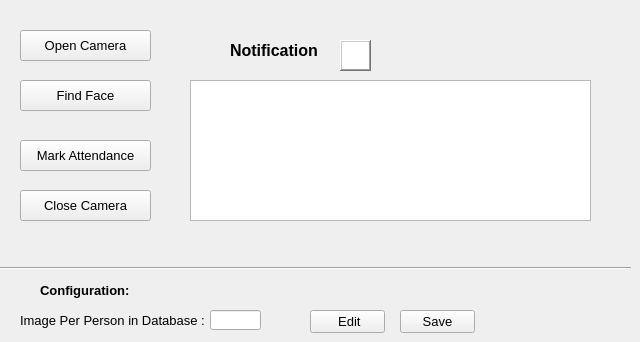
  <widget class="QWidget" name="tab_2">
   <attribute name="icon">
    <iconset>
     <normaloff>Database/DB/icons/markAt.png</normaloff>Database/DB/icons/markAt.png</iconset>
   </attribute>
   <attribute name="title">
    <string>Attendance</string>
   </attribute>
   <widget class="QPushButton" name="pushButton_9">
    <property name="geometry">
     <rect>
      <x>20</x>
      <y>30</y>
      <width>131</width>
      <height>31</height>
     </rect>
    </property>
    <property name="font">
     <font>
      <pointsize>10</pointsize>
     </font>
    </property>
    <property name="text">
     <string>Open Camera</string>
    </property>
    <property name="icon">
     <iconset>
      <normaloff>Database/DB/icons/openCam1.png</normaloff>Database/DB/icons/openCam1.png</iconset>
    </property>
    <property name="iconSize">
     <size>
      <width>20</width>
      <height>20</height>
     </size>
    </property>
   </widget>
   <widget class="QPushButton" name="pushButton_10">
    <property name="geometry">
     <rect>
      <x>20</x>
      <y>140</y>
      <width>131</width>
      <height>31</height>
     </rect>
    </property>
    <property name="font">
     <font>
      <pointsize>10</pointsize>
     </font>
    </property>
    <property name="text">
     <string>Mark Attendance</string>
    </property>
    <property name="icon">
     <iconset>
      <normaloff>Database/DB/icons/markAt.png</normaloff>Database/DB/icons/markAt.png</iconset>
    </property>
    <property name="iconSize">
     <size>
      <width>20</width>
      <height>20</height>
     </size>
    </property>
   </widget>
   <widget class="QPushButton" name="pushButton_11">
    <property name="geometry">
     <rect>
      <x>20</x>
      <y>190</y>
      <width>131</width>
      <height>31</height>
     </rect>
    </property>
    <property name="font">
     <font>
      <pointsize>10</pointsize>
     </font>
    </property>
    <property name="text">
     <string>Close Camera</string>
    </property>
    <property name="icon">
     <iconset>
      <normaloff>Database/DB/icons/webcam-off.png</normaloff>Database/DB/icons/webcam-off.png</iconset>
    </property>
    <property name="iconSize">
     <size>
      <width>20</width>
      <height>20</height>
     </size>
    </property>
   </widget>
   <widget class="QPushButton" name="pushButton_12">
    <property name="geometry">
     <rect>
      <x>20</x>
      <y>80</y>
      <width>131</width>
      <height>31</height>
     </rect>
    </property>
    <property name="font">
     <font>
      <pointsize>10</pointsize>
     </font>
    </property>
    <property name="text">
     <string>Find Face</string>
    </property>
    <property name="icon">
     <iconset>
      <normaloff>Database/DB/icons/Find.png</normaloff>Database/DB/icons/Find.png</iconset>
    </property>
    <property name="iconSize">
     <size>
      <width>20</width>
      <height>20</height>
     </size>
    </property>
   </widget>
   <widget class="QLabel" name="label_18">
    <property name="geometry">
     <rect>
      <x>230</x>
      <y>40</y>
      <width>111</width>
      <height>21</height>
     </rect>
    </property>
    <property name="font">
     <font>
      <pointsize>12</pointsize>
      <weight>75</weight>
      <bold>true</bold>
     </font>
    </property>
    <property name="text">
     <string>Notification</string>
    </property>
   </widget>
   <widget class="QTextBrowser" name="textBrowser_2">
    <property name="geometry">
     <rect>
      <x>190</x>
      <y>80</y>
      <width>401</width>
      <height>141</height>
     </rect>
    </property>
    <property name="font">
     <font>
      <pointsize>12</pointsize>
      <weight>75</weight>
      <bold>true</bold>
     </font>
    </property>
   </widget>
   <widget class="Line" name="line_2">
    <property name="geometry">
     <rect>
      <x>0</x>
      <y>260</y>
      <width>631</width>
      <height>16</height>
     </rect>
    </property>
    <property name="orientation">
     <enum>Qt::Horizontal</enum>
    </property>
   </widget>
   <widget class="QLabel" name="label_19">
    <property name="geometry">
     <rect>
      <x>40</x>
      <y>280</y>
      <width>111</width>
      <height>21</height>
     </rect>
    </property>
    <property name="font">
     <font>
      <pointsize>10</pointsize>
      <weight>75</weight>
      <bold>true</bold>
     </font>
    </property>
    <property name="text">
     <string>Configuration:</string>
    </property>
   </widget>
   <widget class="QLabel" name="label_21">
    <property name="geometry">
     <rect>
      <x>20</x>
      <y>310</y>
      <width>191</width>
      <height>21</height>
     </rect>
    </property>
    <property name="font">
     <font>
      <pointsize>10</pointsize>
     </font>
    </property>
    <property name="text">
     <string>Image Per Person in Database :</string>
    </property>
   </widget>
   <widget class="QLineEdit" name="lineEdit_4">
    <property name="geometry">
     <rect>
      <x>210</x>
      <y>310</y>
      <width>51</width>
      <height>20</height>
     </rect>
    </property>
    <property name="text">
     <string/>
    </property>
   </widget>
   <widget class="QPushButton" name="pushButton_16">
    <property name="geometry">
     <rect>
      <x>310</x>
      <y>310</y>
      <width>75</width>
      <height>23</height>
     </rect>
    </property>
    <property name="font">
     <font>
      <pointsize>10</pointsize>
     </font>
    </property>
    <property name="text">
     <string> Edit</string>
    </property>
    <property name="icon">
     <iconset>
      <normaloff>Database/DB/icons/edit.png</normaloff>Database/DB/icons/edit.png</iconset>
    </property>
   </widget>
   <widget class="QPushButton" name="pushButton_17">
    <property name="geometry">
     <rect>
      <x>400</x>
      <y>310</y>
      <width>75</width>
      <height>23</height>
     </rect>
    </property>
    <property name="font">
     <font>
      <pointsize>10</pointsize>
     </font>
    </property>
    <property name="text">
     <string>Save</string>
    </property>
    <property name="icon">
     <iconset>
      <normaloff>Database/DB/icons/save.png</normaloff>Database/DB/icons/save.png</iconset>
    </property>
   </widget>
   <widget class="QPushButton" name="pushButton_19">
    <property name="geometry">
     <rect>
      <x>190</x>
      <y>30</y>
      <width>41</width>
      <height>41</height>
     </rect>
    </property>
    <property name="text">
     <string/>
    </property>
    <property name="icon">
     <iconset>
      <normaloff>Database/DB/icons/Notification.png</normaloff>Database/DB/icons/Notification.png</iconset>
    </property>
    <property name="iconSize">
     <size>
      <width>32</width>
      <height>32</height>
     </size>
    </property>
    <property name="flat">
     <bool>true</bool>
    </property>
   </widget>
   <widget class="QPushButton" name="pushButton_20">
    <property name="geometry">
     <rect>
      <x>10</x>
      <y>280</y>
      <width>31</width>
      <height>21</height>
     </rect>
    </property>
    <property name="text">
     <string/>
    </property>
    <property name="icon">
     <iconset>
      <normaloff>Database/DB/icons/config.png</normaloff>Database/DB/icons/config.png</iconset>
    </property>
    <property name="iconSize">
     <size>
      <width>20</width>
      <height>20</height>
     </size>
    </property>
    <property name="flat">
     <bool>true</bool>
    </property>
   </widget>
   <widget class="QGraphicsView" name="graphicsView_2">
    <property name="geometry">
     <rect>
      <x>340</x>
      <y>40</y>
      <width>31</width>
      <height>31</height>
     </rect>
    </property>
    <property name="frameShape">
     <enum>QFrame::WinPanel</enum>
    </property>
    <property name="frameShadow">
     <enum>QFrame::Raised</enum>
    </property>
   </widget>
  </widget>
